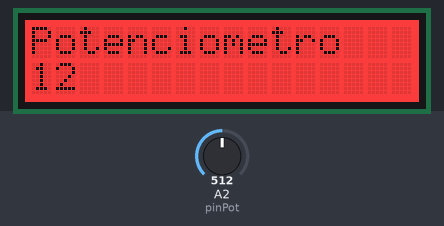
A sketch run on a simulated Arduino Uno, built with avr-gcc and run on an emulated ATmega328P. Parts: 16×2 character LCD. The inputs (shaded band) are chosen by the test bench; at power-on: A2 (pinPot) = 512.

Above: at 3.2 s.
3.3 s: A2 (pinPot) set to 716
At 3.96 s:
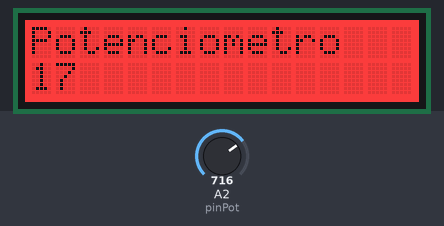
6.3 s: A2 (pinPot) set to 900
At 6.9 s:
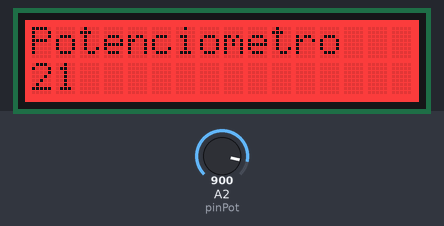
7.8 s: A2 (pinPot) set to 1023
At 8.43 s:
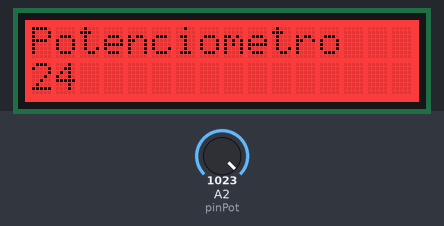
9.3 s: A2 (pinPot) set to 424
At 9.96 s:
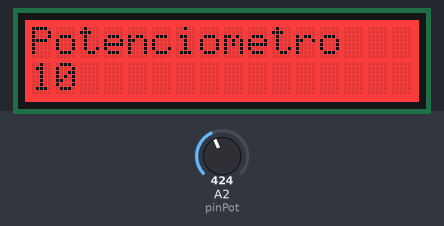
10.8 s: A2 (pinPot) set to 398
At 11.02 s:
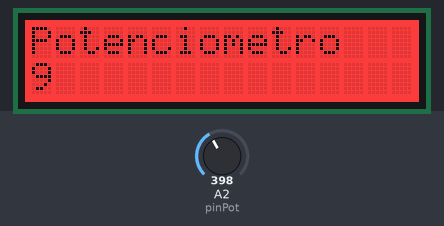
Timing chart, 0 to 13.3 s (numbered marks = the images above; inputs shaded):
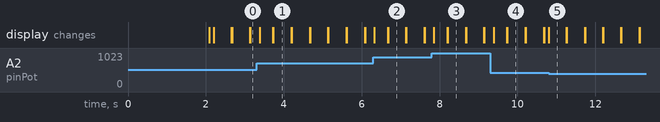

Measured:
- after the input at 3.3 s, the display: changes after 0.08 s (image 1)
- after the input at 6.3 s, the display: changes at once (image 2)
- after the input at 7.8 s, the display: changes after 0.06 s (image 3)
- after the input at 10.8 s, the display: changes at once (image 5)
- what the display in image 1 shows lasts 0.5 s, from 3.7 s to 4.2 s

The sketch:

Arduino.ino
```cpp
#include <Arduino.h>
#include "Wire.h"
#include "rgb_lcd.h"

//LCD qualquer pino I2C
//Potencimetro A0
#define pinPot 2

rgb_lcd lcd;
int red = 255;
int green = 0;
int blue = 0;

void setup() {
  lcd.begin(16, 2);
  lcd.setRGB(red, green, blue);
  lcd.print("Oi =)");
  delay(2000);
  pinMode(pinPot, INPUT);
}

int potVal = 0;
void loop() {
  lcd.print("Potenciometro");
  lcd.setCursor(0, 1);
  potVal = map(analogRead(pinPot), 0, 4095, 0, 99);
  lcd.print(potVal);
  delay(100);
  lcd.clear();
}
```
